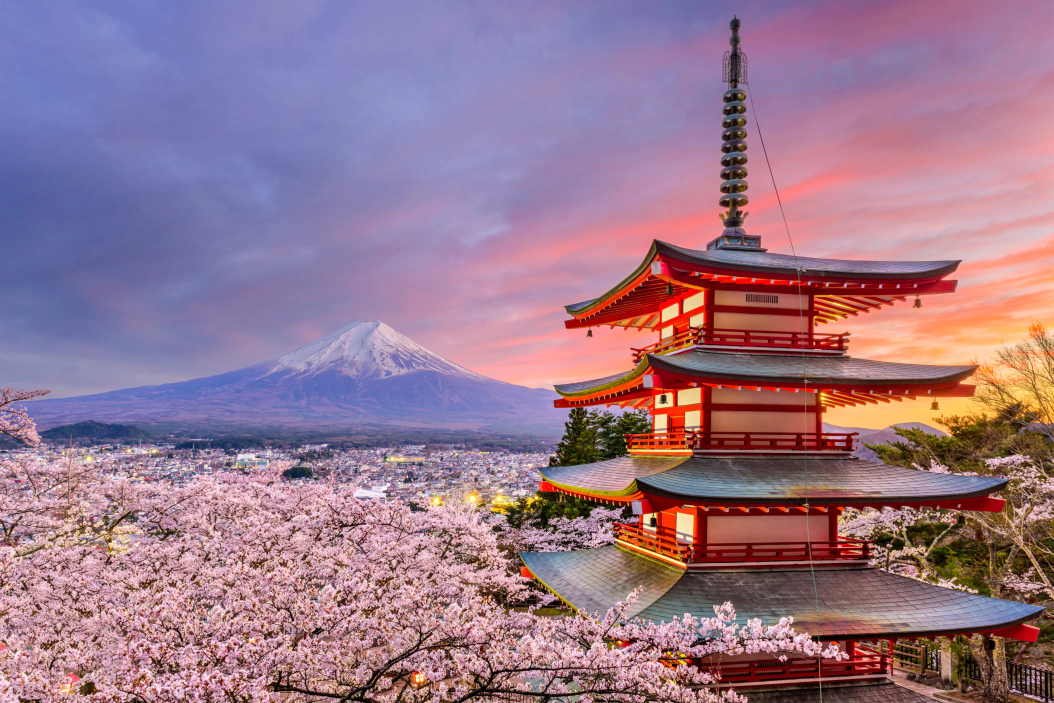
#> input picture PIL/Obrazok.png, 2107 x 1406 px (shown at 1/2 size)
$ python transformacieobrazkov.py
#> lines starting #> are read from the running program, lines starting #| are printed output that depends on the picture
from PIL import Image, ImageOps
# [40 lines of commented-out code are left out]
img = Image.open("Obrazok.png")
#> img is the input picture: PIL image 2107x1406 RGB; mean R, G, B 153, 119.6, 139.2

img = img.resize((700,500))
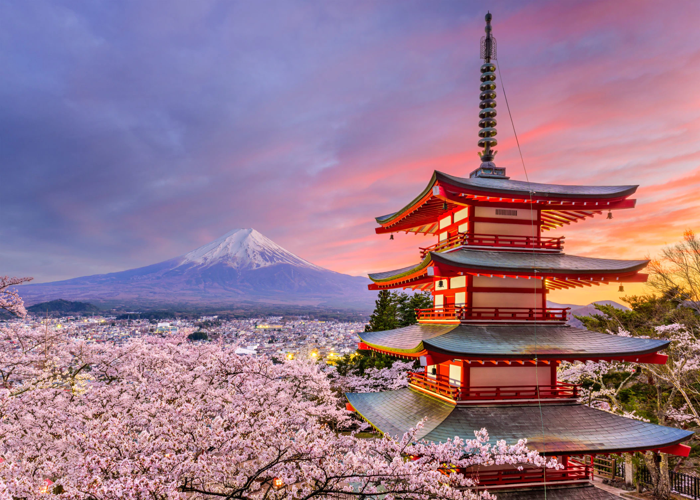
#> img: PIL image 700x500 RGB; mean R, G, B 153, 119.6, 139.2
img1 = ImageOps.grayscale(img)
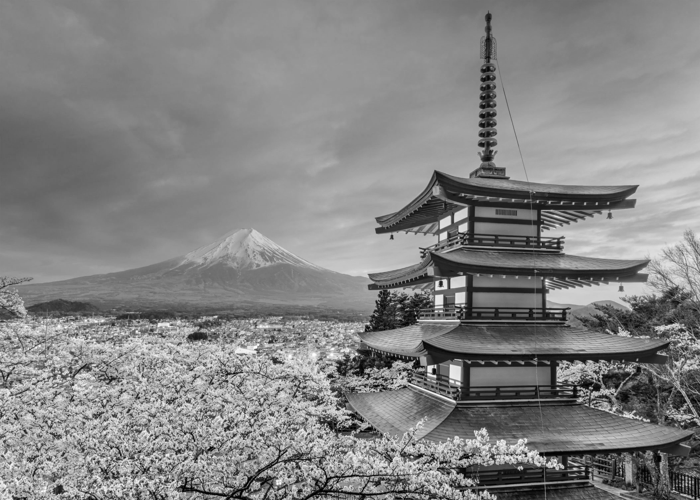
#> img1: PIL image 700x500 L; min 0, max 255, mean 131.8

fw = open("Vysledok.txt", "w", encoding="UTF-8")
fw.write(str(img1.size[0])+" "+ str(img1.size[1])+'\n')
pixels = img1.load()
for y in range(img1.size[1]):
    for x in range(img1.size[0]):
        #sefovacka dorobit zapis do suboru ale ak mas dlzku jedna tak pridas 0
        a = hex(pixels[x,y])[2::]
        if len(a) == 1:
            a = "0"+a
        fw.write(a)
    fw.write("\n")
fw.close()
